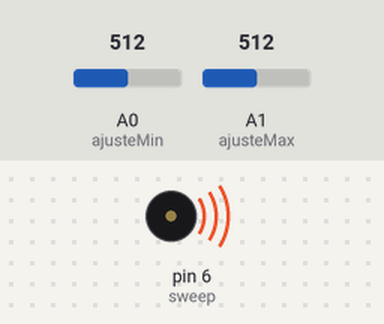
A sketch run on a simulated Arduino Uno, built with avr-gcc and run on an emulated ATmega328P. On the bench: buzzer (waves = sounding). The inputs (shaded band) are chosen by the test bench; at power-on: A0 (ajusteMin) = 512, A1 (ajusteMax) = 512.

Above: at 0.1 s.
Timing chart, 0 to 40.0 s (numbered marks = the images above):
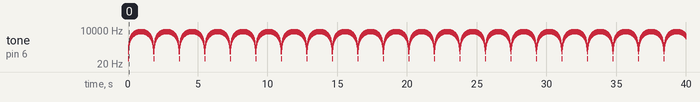

Measured:
- by itself, tone on pin 6 (sweep): plays 50 Hz for 0.01 s, 180 Hz for 0.01 s, 311 Hz for 0.01 s, 442 Hz for 0.01 s, 573 Hz for 0.01 s, 703 Hz for 0.01 s … (3938 notes in this stretch)

The sketch:

GeradorVarreduraOndaQuadrada.ino
```cpp
/*

          O objetivo deste programa é criar um gerador de onda quadrada que varia a frequência continuamente entra um intervalo mínimo e máximo de
     frequências. Esta função é chamada de sweep e está presente na maioria dos geradores de frequências profissional.

          Na simulação o programa e o circuito funcionaram perfeitamente.

*/

// Mapeamento de hardware
#define sweep 6
#define ajusteMin A0
#define ajusteMax A1

// Protótipos de funções auxiliares
int freq_Min(int minima, int maxima);
int freq_Max(int minima, int maxima);
void gera_Sweep(int minima, int maxima, int tempo);

// Variáveis auxiliares
int freqMin;
int freqMax;
int valPWM;
float valSeno;


void setup() {

    pinMode(sweep, OUTPUT);
    pinMode(ajusteMax, INPUT);
    pinMode(ajusteMax, INPUT);
} // end void setup

void loop() {

    freqMin = freq_Min(1, 100);
    freqMax = freq_Max(5000, 10000);

    gera_Sweep(freqMin, freqMax, 10);
} // end void loop


int freq_Min(int minima, int maxima){

    int frequencia;

    frequencia = analogRead(ajusteMin);

    frequencia = map(frequencia, 0, 1024, minima, maxima);

    return frequencia;
} // end int freq_min


int freq_Max(int minima, int maxima){

    int frequencia;

    frequencia = analogRead(ajusteMax);

    frequencia = map(frequencia, 0, 1024, minima, maxima);

    return frequencia;
} // end int freq_Max


void gera_Sweep(int minima, int maxima, int tempo){

    for(int i=0; i < 180; i++){

        valSeno = (sin(i*(3.141592/180)));

        valPWM = minima + (int(valSeno*maxima));

        tone(sweep, valPWM);

        delay(tempo);
    } // end for
} // end void gera_Sweep

/*

      A função gera_Sweep, através do laço for, faz com que o valor do PWM varie da frequência mínima até a frequência máxima, num tempo determinado
   por delay*i(máximo), variando a frequência numa curva senoidal.
      Deve-se entender que o sinal de saída é quadrado, mas o modo como a frequência se alterna no tempo é de forma senoidal. Isto é, variando rapida-
   mente, e varia devagar perto da frequência máxima. Como foi configurado uma variação do seno de 0º a 180º, deve-se lembrar que, até 90º, o valor do
   seno aumenta, quando é 90º, seno 90º = 1, e de 90º até 180º o seno diminui até chegar em seno 180º = 0.

*/
```
